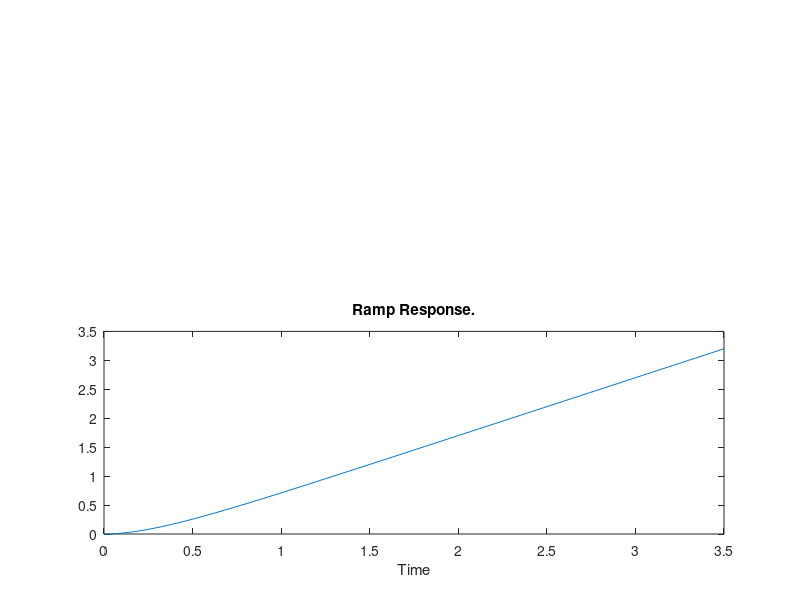
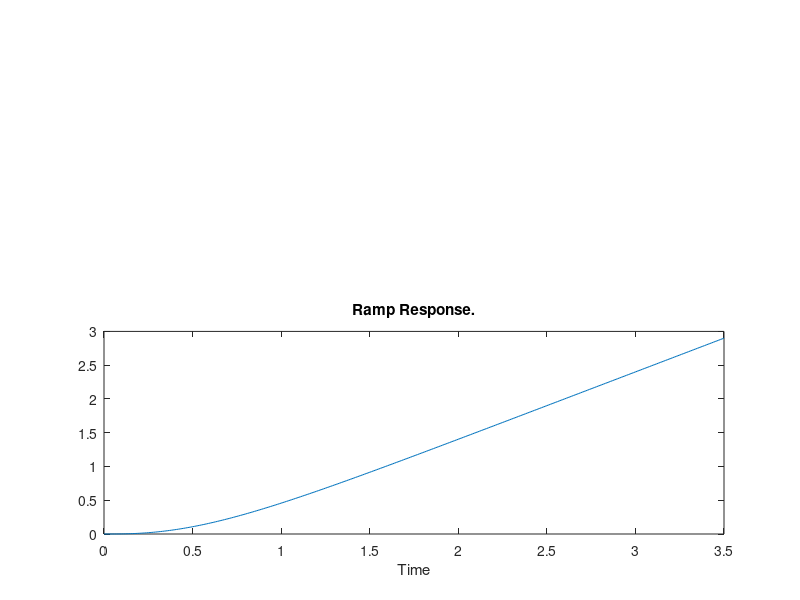
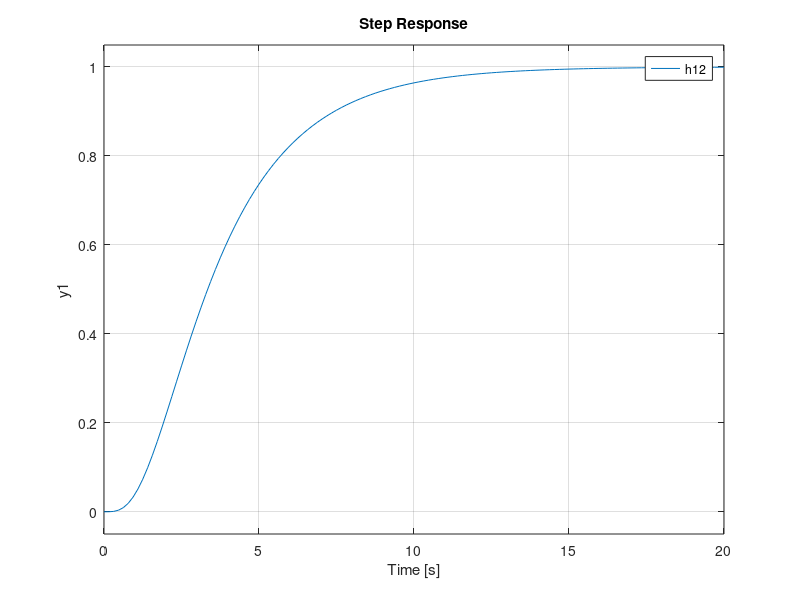
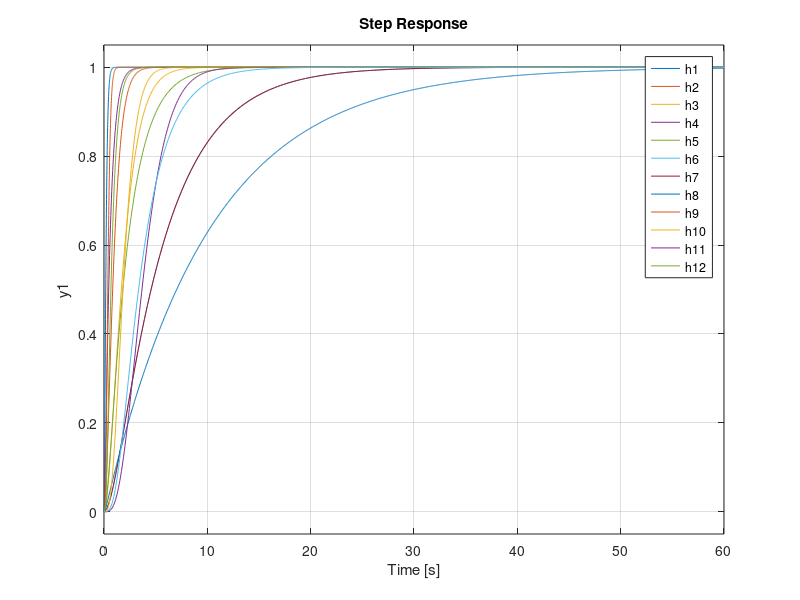

The MATLAB script that drew these images, in order:
%% Exercise A
%
%   weight: 30%
%
%           Pacticipants                    AM
%    1. Gioumertakis Apostolos      |    2017030142       
%    2. Ellinitakis Rafail-Antonios |    2017030118
%    3. Katsoupis Evangelos         |    2017030077
%    4. Voulgaris Konstantinos      |    2017030125
%
%%%%%%%%%%%%%%%%%%%%%%%%%%%%%%%%%%%%%%%%%%%%%%%%%%%%%%%%%
clear all
close all
clc

time = 0:0.01:3.5;
%% a1.Trasfer Functions
% H1
num = 1;
den = [0.3 1];
H1 = tf(num, den)
rH1 = lsim(H1,time,time);

H2 = H1^2
rH2 = lsim(H2,time,time);

% H1
% figure('Name','pepe');
% pidtool(H1);

%% a1.figures 
% H1
figure('Name','Tranfer function H1');
% step response
subplot(2,2,1);
step(H1);
title('Step Response.')
xlabel('Time');
hold on;
% impulse response
subplot(2,2,2);
impulse(H1);
title('Impulse Response.')
xlabel('Time');
hold on;
% ramp response
subplot(2,2,[3,4]);
plot(time,rH1);
title('Ramp Response.')
xlabel('Time');

% H2
figure('Name','Tranfer function H2');
% step response
subplot(2,2,1);
step(H2);
title('Step Response.')
xlabel('Time');
hold on;
% impulse response
subplot(2,2,2);
impulse(H2);
title('Impulse Response.')
xlabel('Time');
hold on;
% ramp response
subplot(2,2,[3,4]);
plot(time,rH2);
title('Ramp Response.')
xlabel('Time');


%% a2.Tranfer Functions
%h1
num = 1;
den = [0.1 1];
h1 = (tf(num,den)^2)

%h2
den = [0.5 1];
h2 = (tf(num,den)^2)

%h3
den = [1 1];
h3 = (tf(num,den)^2);

%h4
den = [0.1 1];
den1 = [0.5 1];
h4 = tf(num,den) * tf(num,den1);

%h5
den = [0.4 1];
den1 = [2 1];
h5 = tf(num,den) * tf(num,den1);

%h6
den = [1 1];
den1 = [5 1];
h6 = tf(num,den) * tf(num,den1);

%h7
den = [0.1 1];
den1 = [10 1];
h7 = tf(num,den) * tf(num,den1);

%h8
h8 = h1^2;

%h9
h9 = h2^2;

%h10
h10 = h3^2;

%h11
den = [0.1 1];
den1 = [0.5 1];
h11 = tf(num,den)^3 * tf(num,den1);

%h12
den = [2.5 1];
den1 = [0.5 1];
h12 = tf(num,den) * tf(num,den1)^3;


%% a2.figures
figure('Name', 'Step Rensposes')
subplot(4,3,1);
step(h1);
legend('h1');
hold on;

subplot(4,3,2);
step(h2);
legend('h2');
hold on;

subplot(4,3,3);
step(h3);
legend('h3');
hold on;

subplot(4,3,4);
step(h4);
legend('h4');
hold on;

subplot(4,3,5);
step(h5);
legend('h5');
hold on;

subplot(4,3,5);
step(h5);
legend('h5');
hold on;

subplot(4,3,6);
step(h6);
legend('h6');
hold on;

subplot(4,3,7);
step(h7);
legend('h7');
hold on;

subplot(4,3,8);
step(h8);
legend('h8');
hold on;


subplot(4,3,9);
step(h9);
legend('h9');
hold on;

subplot(4,3,10);
step(h10);
legend('h10');
hold on;

subplot(4,3,11);
step(h11);
legend('h11');
hold on;

subplot(4,3,12);
step(h12);
legend('h12');
hold on;

%% a2.figures
figure('Name', 'Step Rensposes in same plot')
step(h1,h2,h3,h4,h5,h6,h6,h7,h8,h9,h10,h11,h12);
legend('h1','h2','h3','h4','h5','h6','h7','h8','h9','h10','h11','h12');

